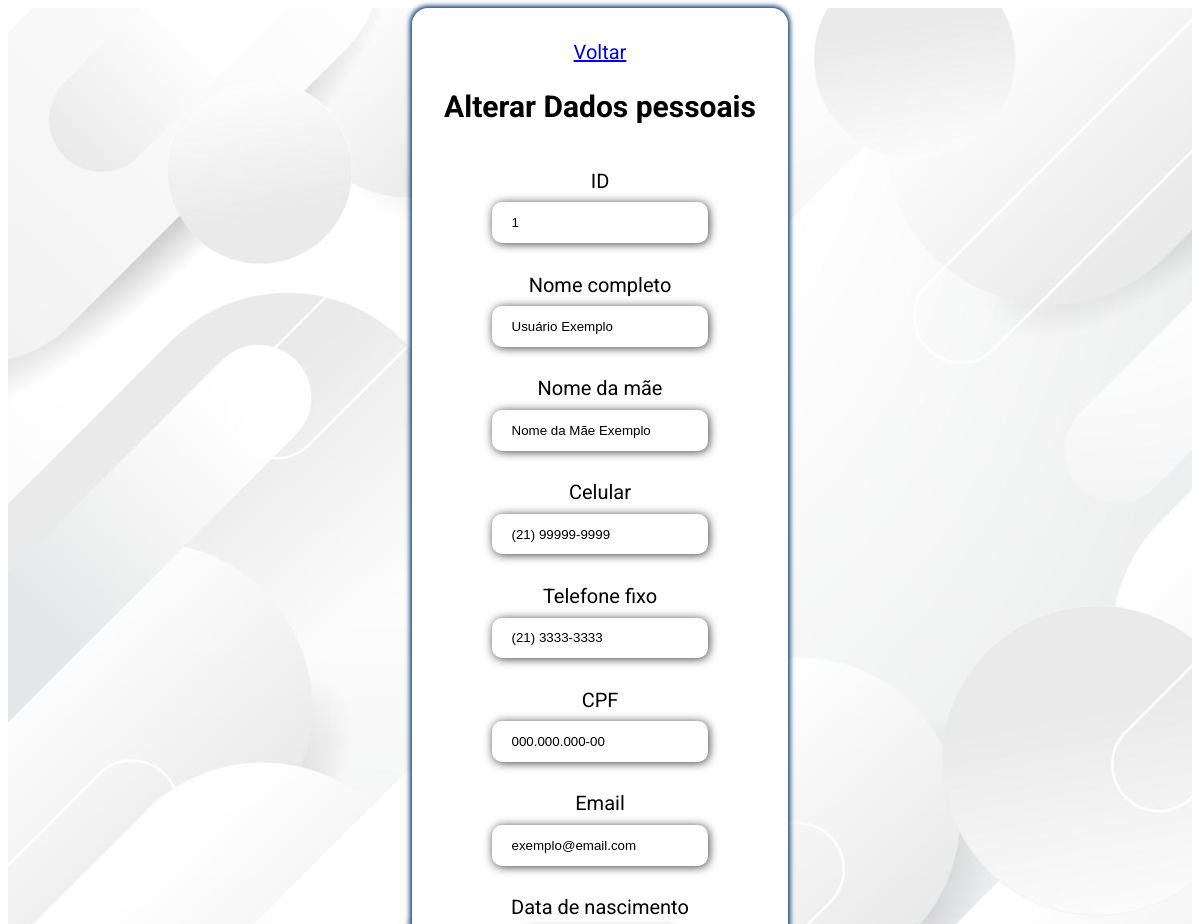
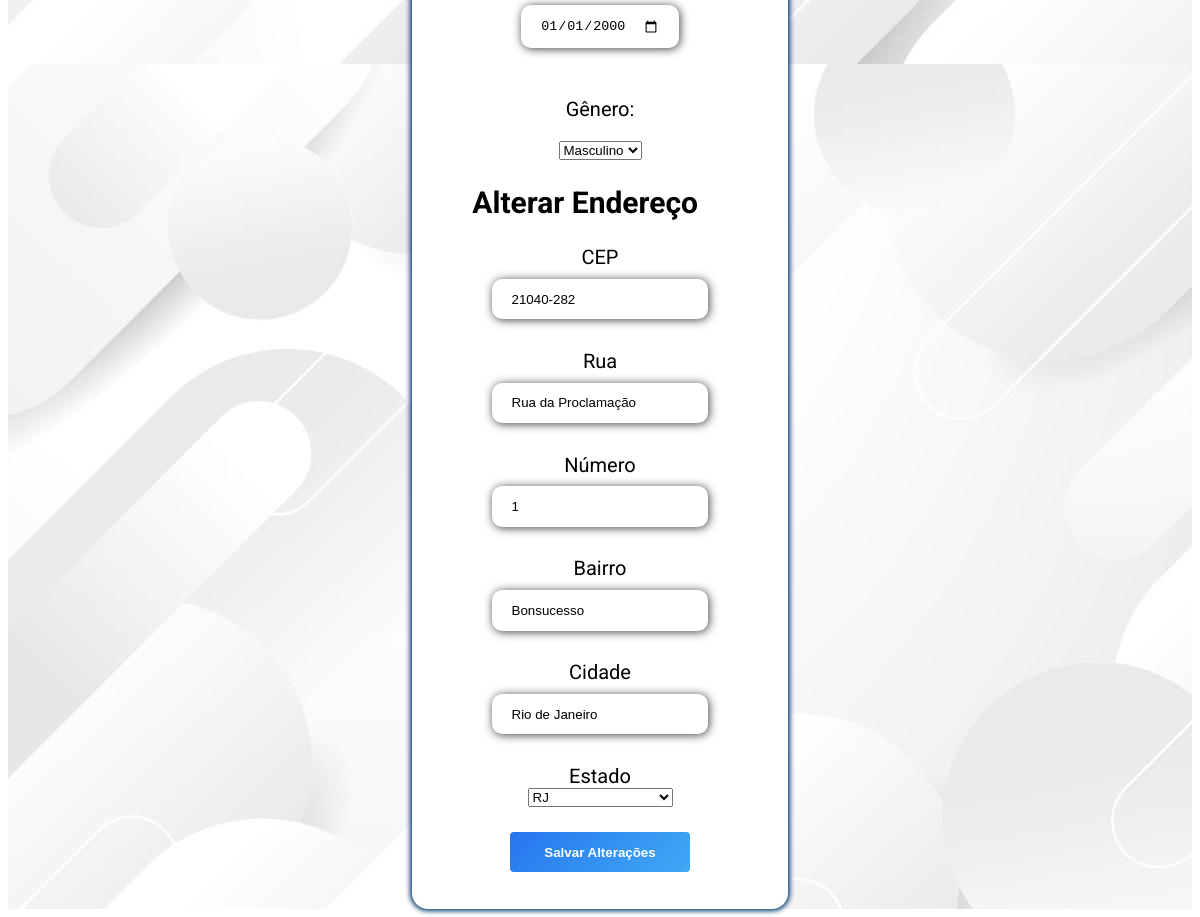
/Telas/Editar/editdados.php?iddados=1 (signed in), run on the app's committed database (2 pictures, top to bottom).
### tables this page shows
CREATE TABLE IF NOT EXISTS `dados` (
  `iddados`    int(11) NOT NULL AUTO_INCREMENT,
  `idusuarios` int(10) NOT NULL,               
  `nome`       varchar(80)  NOT NULL,
  `nomemae`    varchar(80)  NOT NULL,
  `celular`    varchar(17)  NOT NULL,
  `telfixo`    varchar(16)  NOT NULL,
  `cpf`        varchar(15)  NOT NULL,
  `datanasc`   date         NOT NULL,
  `genero`     varchar(10)  NOT NULL,
  `email`      varchar(100) NOT NULL,
  `cep`        varchar(10)  NOT NULL,
  `rua`        varchar(100) NOT NULL,
  `numero`     varchar(10)  NOT NULL,
  `bairro`     varchar(60)  NOT NULL,
  `cidade`     varchar(60)  NOT NULL,
  `estado`     varchar(5)   NOT NULL,
  PRIMARY KEY (`iddados`),
  KEY `fk_dados_usuario` (`idusuarios`),
  CONSTRAINT `fk_dados_usuario`
    FOREIGN KEY (`idusuarios`) REFERENCES `usuarios` (`idusuarios`)
    ON DELETE CASCADE ON UPDATE CASCADE
);

### Telas/Editar/editdados.php (the view, shortened to what this page needs)
<?php
include_once('../config.php');
$iddados = (int) $_GET['iddados'];
$stmt = $conexao->prepare("SELECT * FROM dados WHERE iddados = ?");
$stmt->bind_param("i", $iddados);
$stmt->execute();
$result = $stmt->get_result();
$user_data = $result->fetch_assoc();
$nome     = htmlspecialchars($user_data['nome']);
$nomemae  = htmlspecialchars($user_data['nomemae']);
$celular  = htmlspecialchars($user_data['celular']);
$telfixo  = htmlspecialchars($user_data['telfixo']);
$cpf      = htmlspecialchars($user_data['cpf']);
$datanasc = htmlspecialchars($user_data['datanasc']);
$genero   = htmlspecialchars($user_data['genero']);
$email    = htmlspecialchars($user_data['email']);
$cep      = htmlspecialchars($user_data['cep']);
$rua      = htmlspecialchars($user_data['rua']);
$numero   = htmlspecialchars($user_data['numero']);
$bairro   = htmlspecialchars($user_data['bairro']);
$cidade   = htmlspecialchars($user_data['cidade']);
$estado   = htmlspecialchars($user_data['estado']);
?>
<!DOCTYPE html>
<html lang="pt-br">
<head>
    <link rel="stylesheet" href="style.css">
</head>
<body>
    <main>
        <form action="saveEdit.php" class="formulario" method="POST">
            <div class="voltar">
                <a href="../dados/dados.php">Voltar</a>
            </div>
            <h2>Alterar Dados pessoais</h2>
            <div>
                <div class="campo">
                    <label for="iddados">ID</label>
                    <input type="text" id="iddados" name="iddados" value="<?= $iddados ?>" readonly>
                </div>
                <div class="campo">
                    <label for="nome">Nome completo</label>
                    <input type="text" id="nome" name="nome" onkeyup="semnumero(this)" maxlength="80" value="<?= $nome ?>">
                </div>
                <div class="campo">
                    <label for="nomemae">Nome da mãe</label>
                    <input type="text" id="nomemae" name="nomemae" onkeyup="semnumero(this)" maxlength="80" value="<?= $nomemae ?>">
                </div>
                <div class="campo">
                    <label for="celular">Celular</label>
                    <input type="tel" id="celular" name="celular" onkeyup="ajustaCelular(this)" value="<?= $celular ?>">
                </div>
                <div class="campo">
                    <label for="telfixo">Telefone fixo</label>
                    <input type="tel" id="telfixo" name="telfixo" onkeyup="ajustaTelefone(this)" value="<?= $telfixo ?>">
                </div>
                <div class="campo">
                    <label for="cpf">CPF</label>
                    <input type="text" id="cpf" name="cpf" onblur="validarCPF(this)" onkeyup="ajustaCpf(this)" value="<?= $cpf ?>">
                </div>
                <div class="campo">
                    <label for="email">Email</label>
                    <input type="email" id="email" name="email" value="<?= $email ?>">
                </div>
                <div class="campo">
                    <label for="datanasc">Data de nascimento</label>
                    <input type="date" id="datanasc" name="datanasc" value="<?= $datanasc ?>">
                </div>
                <div class="campo">
                    <p>Gênero:</p>
                    <select name="genero" id="genero">
                        <option value="<?= $genero ?>"><?= $genero ?></option>
                    </select>
                </div>
                <h2>Alterar Endereço</h2>
                <div class="campo">
                    <label>CEP</label>
                    <input name="cep" type="text" id="cep" maxlength="9" value="<?= $cep ?>">
                </div>
                <div class="campo">
                    <label>Rua</label>
                    <input name="rua" type="text" id="rua" value="<?= $rua ?>">
                </div>
                <div class="campo">
                    <label>Número</label>
                    <input type="text" id="numero" name="numero" value="<?= $numero ?>">
                </div>
                <div class="campo">
                    <label>Bairro</label>
                    <input name="bairro" type="text" id="bairro" value="<?= $bairro ?>">
                </div>
                <div class="campo">
                    <label>Cidade</label>
                    <input name="cidade" type="text" id="cidade" value="<?= $cidade ?>">
                </div>
                <div class="campo">
                    <label>Estado</label>
                    <select name="estado" id="estado">
                        <option value="<?= $estado ?>"><?= $estado ?></option>
                    </select>
                </div>
                <div class="botaodiv">
                    <input class="botao" type="submit" name="update" id="update" value="Salvar Alterações">
                </div>
            </div>
        </form>
    </main>
</body>
</html>

### Telas/Editar/style.css (style rules this page uses)
body { font-family: 'Roboto', sans-serif; font-size: 20px; }
main { height: 100%; background-image: url(img/modern-clean-white-background-free-vector.jpg); display: flex; justify-content: center; align-items: center; }
.formulario { max-width: 700px; box-shadow: 0px 0px 5px 2px #003b71; background-color: white; padding: 3rem; border-radius: 15px; display: flex; flex-direction: column; justify-content: center; align-items: center; padding: 32px; border-radius: 16px; }
.campo { display: flex; flex-direction: column; margin: 20px; align-items: center; }
.campo input { border: white; margin: 0.6rem 0; padding: 0.8rem 1.2rem; border-radius: 10px; box-shadow: 1px 1px 10px #000000c1; }
.botao { border: 0; width: 180px; height: 40px; margin: 5px; border-radius: 4px; font-weight: 900; background: linear-gradient(135deg, #2676EF, #40A9F4); color: #ffffff; padding: 8px; cursor: pointer; }
.botaodiv { display: flex; flex-direction: column; align-items: center; }

### data on the page
dados: nome "Usuário Exemplo", nomemae "Nome da Mãe Exemplo", celular "(21) 99999-9999", telfixo "(21) 3333-3333", cpf "000.000.000-00", email "exemplo@email.com", datanasc "01/01/2000", genero "Masculino", cep "21040-282", rua "Rua da Proclamação", numero "1", bairro "Bonsucesso", cidade "Rio de Janeiro", estado "RJ"
